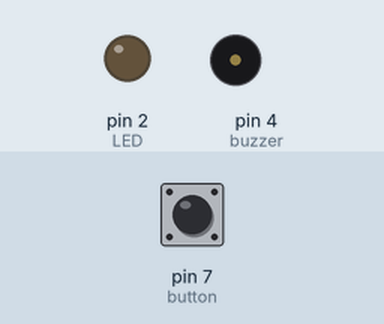
Recording of a sketch running on a simulated Arduino Uno, built with avr-gcc and run on an emulated ATmega328P. Shown: output pins drawn as LEDs (lit = HIGH), buzzer (waves = sounding, pin HIGH). The test bench sets the inputs (shaded band); at power-on: pin 7 (button) LOW.

Above: at 1.2 s.
1.3 s: pin 7 (button) pulled HIGH for 0.15 s
At 1.4 s:
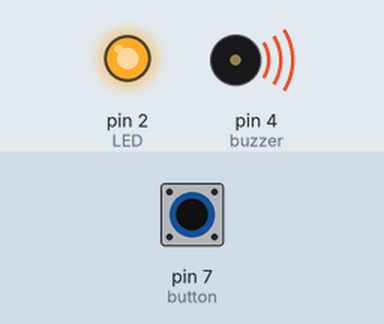
3.2 s: pin 7 (button) pulled HIGH for 3.2 s
At 3.5 s:
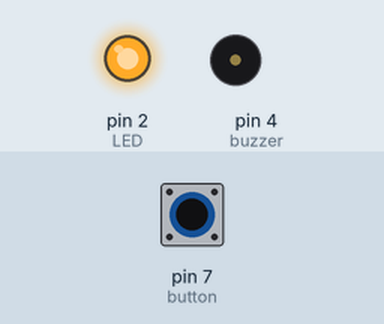
Timing chart, 0 to 7.9 s (numbered marks = the images above; inputs shaded):
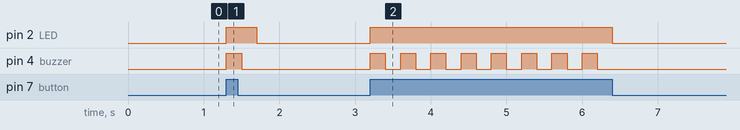

Measured:
- after the input at 1.3 s, pin 2 (LED): LOW → HIGH at once, → LOW 0.40 s later; pin 4 (buzzer): LOW → HIGH at once, → LOW 0.20 s later
- after the input at 3.2 s, pin 2 (LED): LOW → HIGH at once, → LOW 3.2 s later; pin 4 (buzzer): alternates HIGH for 0.20 s and LOW for 0.20 s, 16 changes in all, then stays LOW, starting at once

The sketch:

flashing__buzzer_with_led.ino
```cpp
const int buzzer=4;
const int button=7;
const int LED=2;
int shapebutton;

void setup()
{
  pinMode(button, INPUT);
  pinMode(LED, OUTPUT);
  pinMode(buzzer, OUTPUT);
}

void loop()
{
  shapebutton=digitalRead(button);
  if (shapebutton==1)
  {
    digitalWrite(LED, HIGH);
    digitalWrite(buzzer, HIGH);
    delay(200);
    digitalWrite(buzzer, LOW);
    delay(200);
    digitalWrite(buzzer,HIGH);

  }

  else
  {
    digitalWrite(LED, LOW);
    digitalWrite(buzzer, LOW);
  }
}
```
